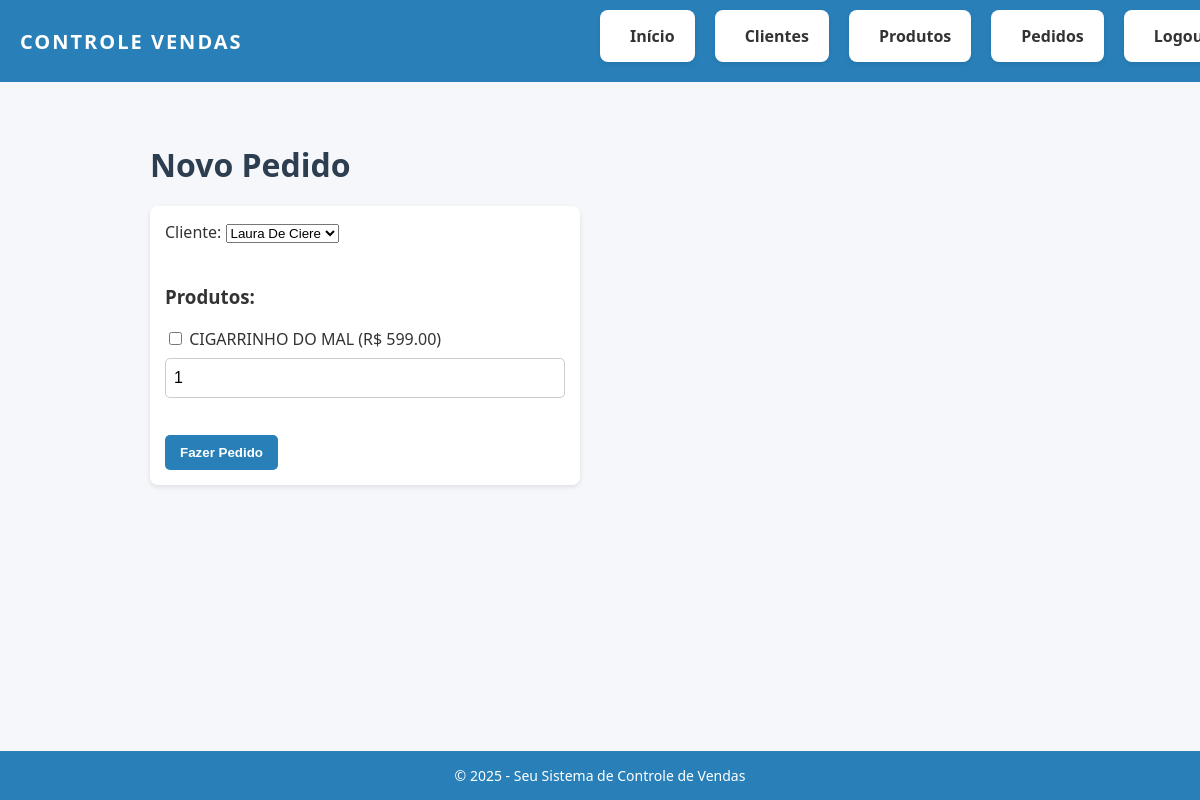
Before: /pedidos/novo with the older database file.
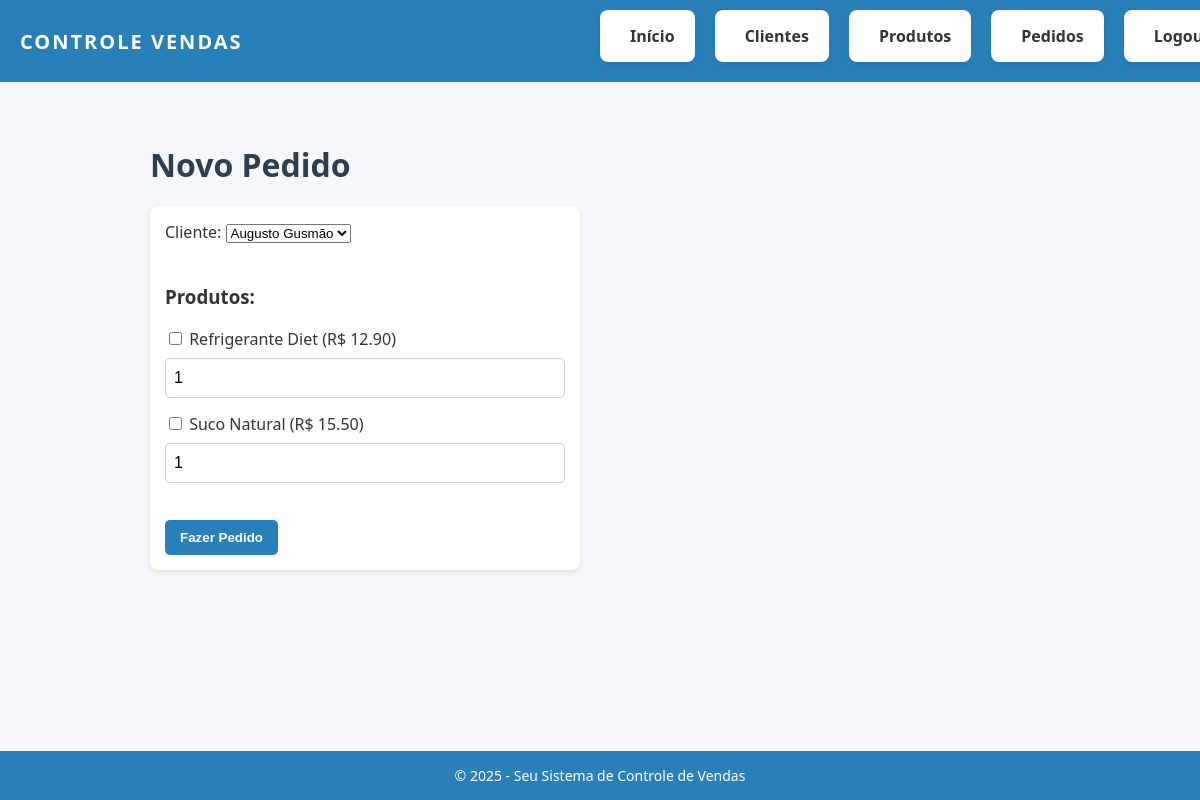
After: the same page with the newer database file.
### models.py (models this page shows)
class Produto(db.Model):
    id = db.Column(db.Integer, primary_key=True)
    nome = db.Column(db.String(100), nullable=False)
    preco = db.Column(db.Float, nullable=False)
    estoque = db.Column(db.Integer, nullable=False)

### app.py (the view, shortened to what this page needs)
@app.route('/pedidos/novo', methods=['GET', 'POST'])
def novo_pedido():
    clientes = Cliente.query.all()
    produtos = Produto.query.all()
    return render_template('novo_pedido.html', clientes=clientes, produtos=produtos, current_year=datetime.now().year)

### app.py (called while the page is built)
@app.before_request
def criar_tabelas():
    if not hasattr(app, 'db_initialized'):
        db.create_all()
        app.db_initialized = True

### templates/novo_pedido.html (shortened to what this page needs)
﻿{% extends 'base.html' %}
{% block content %}
    <h1>Novo Pedido</h1>
    <form method="POST">
        <label for="cliente">Cliente:</label>
        <select name="cliente" id="cliente" required>
            {% for cliente in clientes %}
                <option value="{{ cliente.id }}">{{ cliente.nome }}</option>
            {% endfor %}
        </select><br><br>
        <h3>Produtos:</h3>
        {% for produto in produtos %}
            <label>
                <input type="checkbox" name="produtos" value="{{ produto.id }}">
                {{ produto.nome }} (R$ {{ "%.2f"|format(produto.preco) }})
            </label>
            <input type="number" name="quantidades" placeholder="Qtd" min="1" value="1"><br>
        {% endfor %}
        <br>
        <button type="submit">Fazer Pedido</button>
    </form>
   {% endblock %}

### templates/base.html (shortened to what this page needs)
﻿<!DOCTYPE html>
<html lang="pt-br">
<head>
  <link rel="stylesheet" href="{{ url_for('static', filename='style.css') }}" />
</head>
<body>
  <nav>
    <div class="logo">Controle Vendas</div>
    <ul>
      <li><a href="{{ url_for('index') }}">Início</a></li>
      <li><a href="{{ url_for('listar_clientes') }}">Clientes</a></li>
      <li><a href="{{ url_for('listar_produtos') }}">Produtos</a></li>
      <li><a href="{{ url_for('listar_pedidos') }}">Pedidos</a></li>
      <li><a href="{{ url_for('logout') }}">Logout</a></li>
    </ul>
  </nav>
  <div class="content">
    {% block content %}{% endblock %}
  </div>
  <footer>
    &copy; {{ current_year }} - Seu Sistema de Controle de Vendas
  </footer>
</body>
</html>

### static/style.css (style rules this page uses)
h1 { color: #2c3e50; margin-bottom: 20px; }
a { color: #2980b9; text-decoration: none; font-weight: 600; }
form { margin-bottom: 20px; background: #fff; padding: 15px; border-radius: 8px; box-shadow: 0 2px 5px rgb(0 0 0 / 0.1); max-width: 400px; }
input[type="text"], input[type="email"], input[type="password"], input[type="number"] { width: 100%; padding: 10px 8px; margin: 8px 0 15px 0; border: 1px solid #ccc; border-radius: 5px; box-sizing: border-box; font-size: 16px; }
button { background-color: #2980b9; color: white; padding: 10px 15px; border: none; border-radius: 5px; font-weight: 600; cursor: pointer; transition: background-color 0.3s ease; }
ul { list-style-type: none; padding-left: 0; max-width: 600px; }
li { background: #fff; margin-bottom: 10px; padding: 15px 20px; border-radius: 8px; box-shadow: 0 2px 5px rgb(0 0 0 / 0.1); display: flex; justify-content: space-between; align-items: center; }
li a { margin-left: 10px; font-size: 14px; }
nav { background-color: #2980b9; padding: 10px 20px; position: fixed; top: 0; left: 0; right: 0; display: flex; align-items: center; justify-content: space-between; z-index: 1000; }
nav .logo { color: white; font-weight: 700; font-size: 20px; text-transform: uppercase; letter-spacing: 2px; }
nav ul { list-style: none; display: flex; margin: 0; padding: 0; }
nav ul li { margin-left: 20px; }
nav ul li a { color: #333; text-decoration: none; font-weight: 600; font-size: 16px; transition: color 0.3s ease; }
.content { padding: 80px 20px 40px; max-width: 900px; margin: 0 auto; }
footer { text-align: center; padding: 15px 20px; background-color: #2980b9; color: white; position: fixed; bottom: 0; left: 0; right: 0; font-size: 14px; }

Changed rows visible on the page:
changed Produto: nome "CIGARRINHO DO MAL" → "Refrigerante Diet"; preco "599.00" → "12.90"
added Produto: nome "Suco Natural", preco "15.50"
Other visible differences:
form field cliente: "Laura De Ciere" → "Augusto Gusmão"
